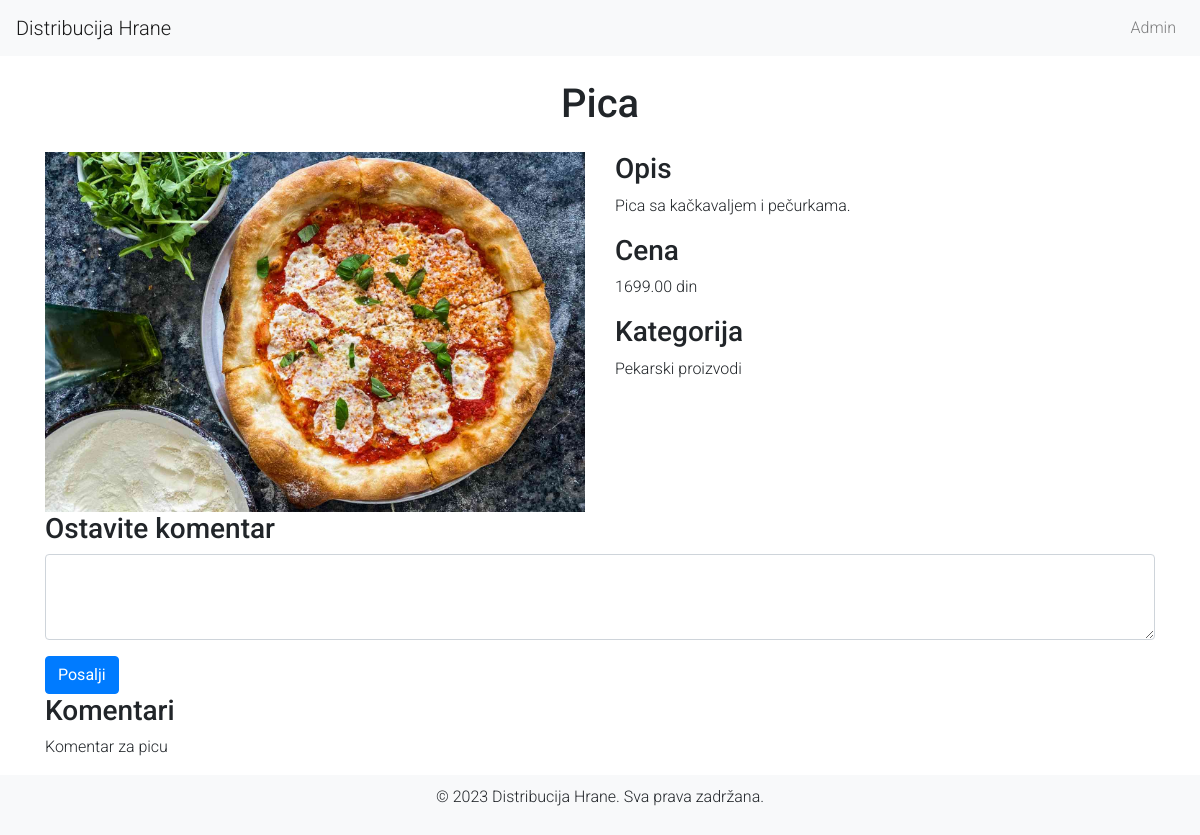
/proizvod.php?id=6, run on the app's committed database.
### tables this page shows
CREATE TABLE `proizvodi` (
  `id` int(11) NOT NULL,
  `ime` varchar(100) NOT NULL,
  `opis` text,
  `cena` decimal(10,2) NOT NULL,
  `kategorija` varchar(50) DEFAULT NULL,
  `slika` varchar(255) DEFAULT NULL
);

CREATE TABLE `komentari` (
  `id` int(11) NOT NULL,
  `proizvod_id` int(11) NOT NULL,
  `komentar` text NOT NULL,
  `created_at` timestamp NOT NULL DEFAULT CURRENT_TIMESTAMP
);

### proizvod.php (the view, shortened to what this page needs)
<?php
include 'db_connect.php';
$id = $_GET['id'];
$sql = "SELECT * FROM proizvodi WHERE id = ?";
$stmt = $conn->prepare($sql);
$stmt->bind_param("i", $id);
$stmt->execute();
$result = $stmt->get_result();
$proizvod = $result->fetch_assoc();
$sql = "SELECT * FROM komentari WHERE proizvod_id = ?";
$stmt = $conn->prepare($sql);
$stmt->bind_param("i", $id);
$stmt->execute();
$komentari = $stmt->get_result();
?>
<!DOCTYPE html>
<html lang="en">
<head>
    <link href="https://stackpath.bootstrapcdn.com/bootstrap/4.5.2/css/bootstrap.min.css" rel="stylesheet">
    <link href="css/styles.css" rel="stylesheet">
</head>
<body>
    <nav class="navbar navbar-expand-lg navbar-light bg-light">
        <a class="navbar-brand" href="index.php">Distribucija Hrane</a>
        <div class="collapse navbar-collapse" id="navbarNav">
            <ul class="navbar-nav ml-auto">
                <li class="nav-item">
                    <a class="nav-link" href="login.php">Admin</a>
                </li>
            </ul>
        </div>
    </nav>
    <div class="container">
        <h1 class="my-4 text-center"><?php echo htmlspecialchars($proizvod['ime']); ?></h1>
        <div class="row">
            <div class="col-md-6">
                <img src="<?php echo htmlspecialchars($proizvod['slika']); ?>" class="img-fluid product-img" alt="<?php echo htmlspecialchars($proizvod['ime']); ?>">
            </div>
            <div class="col-md-6">
                <h3>Opis</h3>
                <p><?php echo htmlspecialchars($proizvod['opis']); ?></p>
                <h3>Cena</h3>
                <p><?php echo htmlspecialchars($proizvod['cena']); ?> din</p>
                <h3>Kategorija</h3>
                <p><?php echo htmlspecialchars($proizvod['kategorija']); ?></p>
            </div>
        </div>
        <div class="comment-box">
            <h3>Ostavite komentar</h3>
            <form method="post" action="proizvod.php?id=<?php echo $id; ?>">
                <div class="form-group">
                    <textarea class="form-control" name="komentar" rows="3" required></textarea>
                </div>
                <button type="submit" class="btn btn-primary">Posalji</button>
            </form>
        </div>
        <div class="comments">
            <h3>Komentari</h3>
            <?php while ($komentar = $komentari->fetch_assoc()): ?>
                <div class="comment">
                    <p><?php echo htmlspecialchars($komentar['komentar']); ?></p>
                </div>
            <?php endwhile; ?>
        </div>
    </div>
    <footer>
        <p>&copy; 2023 Distribucija Hrane. Sva prava zadržana.</p>
    </footer>
</body>
</html>

### styles.css (style rules this page uses)
body { font-family: 'Roboto', sans-serif; font-weight: 300; }

### proizvod.php (style rules this page uses)
body { display: flex; flex-direction: column; min-height: 100vh; }
.container { flex: 1; }
footer { text-align: center; padding: 10px 0; background-color: #f8f9fa; }

### data on the page
proizvodi: ime "Pica", slika (picture), opis "Pica sa kačkavaljem i pečurkama.", cena "1699.00", kategorija "Pekarski proizvodi"
komentari: komentar "Komentar za picu"
